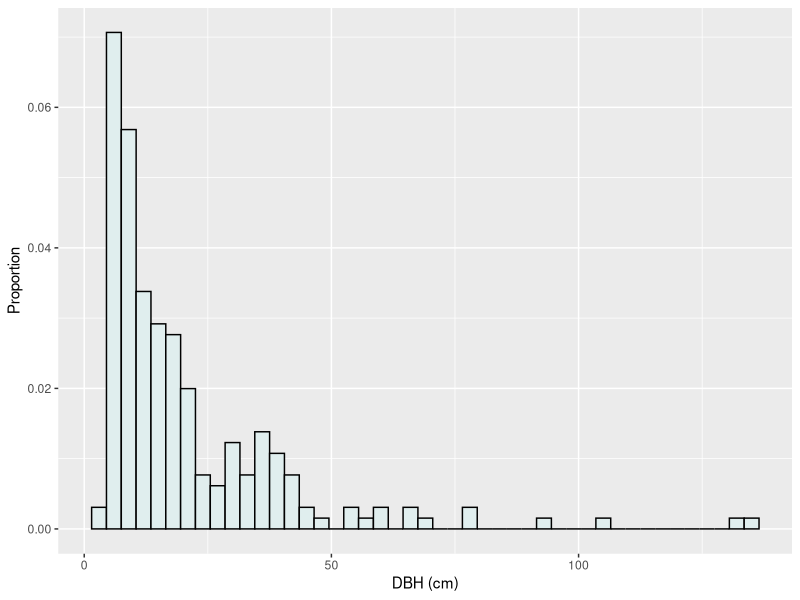

Recreate this plot in R.
library(tidyverse) 
library(ggplot2) 

b<- read.csv("4-Output/yard_trees.csv")

a <- ggplot(b, aes(x=DBH.Round)) + 
  geom_histogram(aes (y = ..density..), binwidth = 3, color = "black",
                 fill = "azure2") +labs(y= "Proportion", x = "DBH (cm)") 
a


quantile(b$DBH.Round, probs = seq(0, 1, 1/4))
